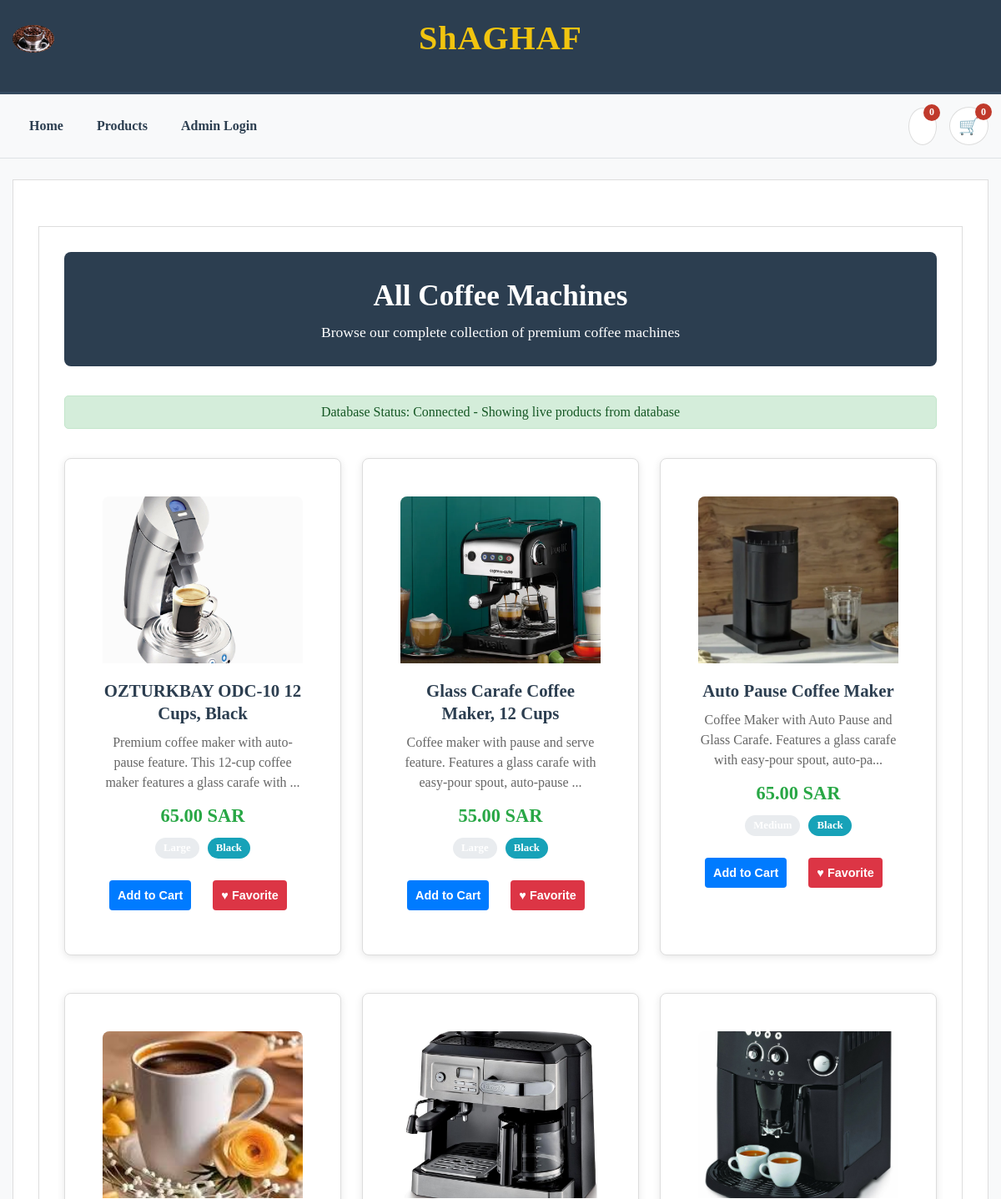
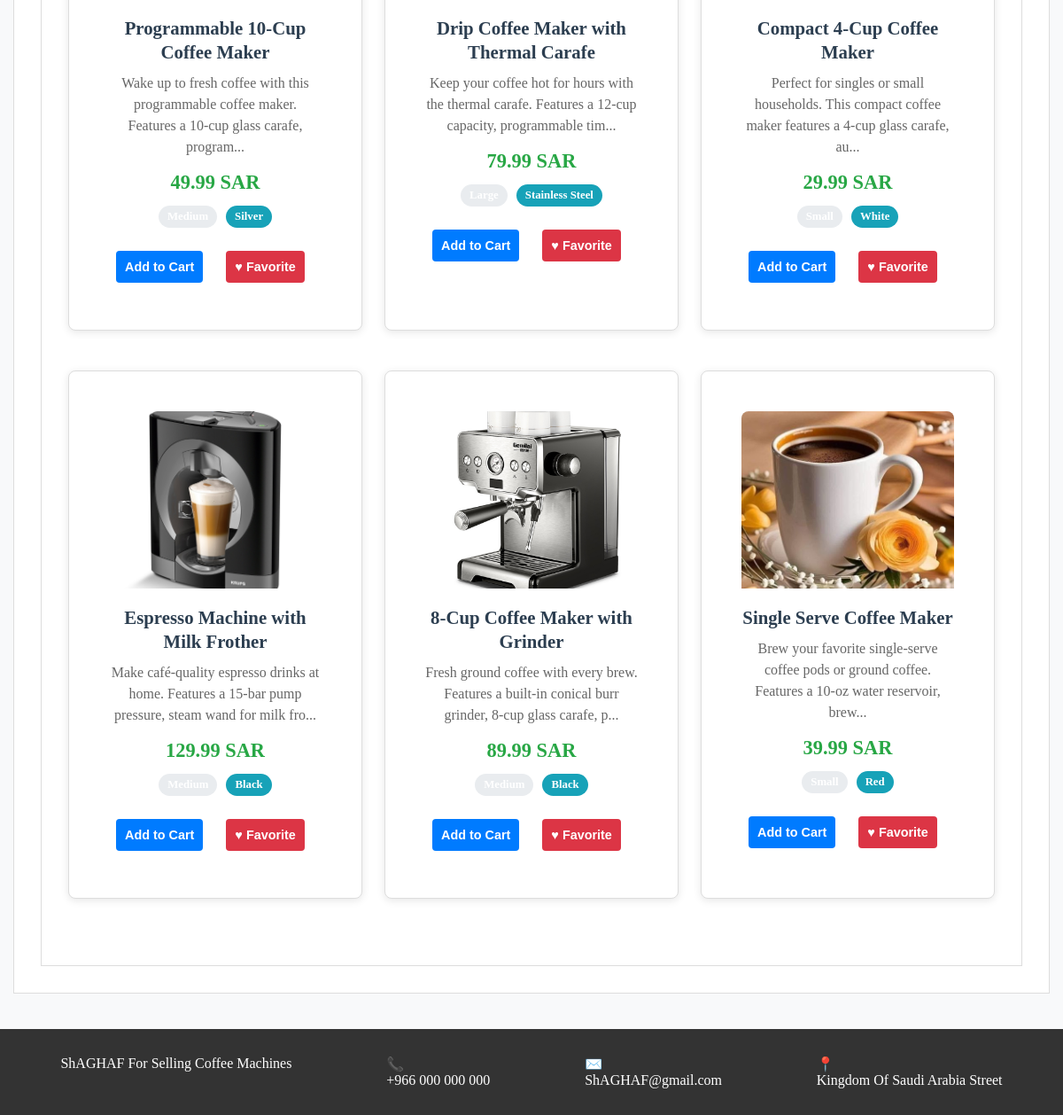
Screenshot of /products_showcase.php with the database file from the repository (2 pictures, top to bottom).
### tables this page shows
CREATE TABLE IF NOT EXISTS Product (
    id INT AUTO_INCREMENT PRIMARY KEY,
    name VARCHAR(255) NOT NULL,
    Price DECIMAL(10, 2) NOT NULL,
    size VARCHAR(50),
    Color VARCHAR(50),
    ProductOverview TEXT,
    Vimage VARCHAR(255),
    created_at TIMESTAMP DEFAULT CURRENT_TIMESTAMP
);

### includes/db_Connection.php (called while the page is built, shortened)
<?php
function checkAndReconnect(&$conn, $servername, $username, $password, $dbname, $port) {
    if ($conn && $conn instanceof mysqli) {
        return true;
    }
    return $conn !== null && $conn instanceof mysqli;
}
?>

### products_showcase.php (the view, shortened to what this page needs)
<?php
$database_available = false;
$products = array();
try {
    include('includes/db_Connection.php');
    if ($conn !== null && $conn instanceof mysqli && function_exists('checkAndReconnect')) {
        if (checkAndReconnect($conn, "127.0.0.1", "root", "", "coffee_machine", 3306)) {
            $database_available = true;
            function getProducts($conn) {
                $products = array();
                $sql = "SELECT * FROM Product ORDER BY id ASC";
                $result = $conn->query($sql);
                if ($result && $result instanceof mysqli_result && $result->num_rows > 0) {
                    while($row = $result->fetch_assoc()) {
                        $products[] = $row;
                    }
                }
                return $products;
            }
            $products = getProducts($conn);
        } else {
            $database_available = false;
        }
    } else if ($conn !== null && $conn instanceof mysqli) {
        $database_available = true;
        function getProducts($conn) {
            $products = array();
            if (!$conn || !($conn instanceof mysqli)) {
                return $products;
            }
            $sql = "SELECT * FROM Product ORDER BY id ASC";
            $result = $conn->query($sql);
            if ($result && $result instanceof mysqli_result && $result->num_rows > 0) {
                while($row = $result->fetch_assoc()) {
                    $products[] = $row;
                }
            }
            return $products;
        }
        $products = getProducts($conn);
    }
} catch (Exception $e) {
    $database_available = false;
    $products = array();
}
?>
<!DOCTYPE html>
<html>
<head>
    <link rel="stylesheet" href="assets/css/complete.css">
</head>
<body>
    <header class="header" data-header>
        <?php include('includes/header.php'); ?>
        <?php include('includes/menu.php'); ?>
    </header>
    <div class="container-fluid">
        <div class="ts-main-content">
            <div class="content-wrapper">
                <div class="row">
                    <div class="col-md-12">
                        <div class="page-header">
                            <h1 class="page-title">All Coffee Machines</h1>
                            <p>Browse our complete collection of premium coffee machines</p>
                        </div>
                        <?php if (!$database_available): ?>
                            <div class="db-status db-disconnected">
                                <strong>Database Status:</strong> Disconnected - Showing sample products (database not available)
                            </div>
                        <?php else: ?>
                            <div class="db-status db-connected">
                                <strong>Database Status:</strong> Connected - Showing live products from database
                            </div>
                        <?php endif; ?>
                        <div class="product-grid">
                            <?php if ($database_available && count($products) > 0): ?>
                                <?php foreach ($products as $product): ?>
                                    <div class="product-card">
                                        <div class="card-content">
                                            <img src="assets/images/<?php echo $product['Vimage']; ?>" alt="<?php echo $product['name']; ?>" style="width: 100%; height: 200px; object-fit: cover; border-radius: 8px 8px 0 0;">
                                            <h3 class="card-title"><?php echo $product['name']; ?></h3>
                                            <p class="card-description"><?php echo substr($product['ProductOverview'], 0, 100); ?>...</p>
                                            <p class="price"><?php echo number_format($product['Price'], 2); ?> SAR</p>
                                            <p>
                                                <span class="badge"><?php echo $product['size']; ?></span>
                                                <span class="badge badge-info"><?php echo $product['Color']; ?></span>
                                            </p>
                                            <div class="btn-group">
                                                <form method="post" action="simple_add_handler.php" style="display: inline;">
                                                    <button type="submit" class="btn btn-primary">
                                                        Add to Cart
                                                    </button>
                                                </form>
                                                <form method="post" action="simple_add_handler.php" style="display: inline;">
                                                    <button type="submit" class="btn btn-danger">
                                                        &#9829; Favorite
                                                    </button>
                                                </form>
                                            </div>
                                        </div>
                                    </div>
                                <?php endforeach; ?>
                            <?php endif; ?>
                        </div>
                    </div>
                </div>
            </div>
        </div>
    </div>
    <?php include('includes/footer.php'); ?>
</body>
</html>

### assets/css/complete.css (style rules this page uses)
* { visibility: visible !important; opacity: 1 !important; box-sizing: border-box; }
body { display: block !important; background: #f8f9fa !important; margin: 0; font-family: Arial, sans-serif; line-height: 1.6; color: #333; min-height: 100vh; }
html, body, div, span, applet, object, iframe, h1, h2, h3, h4, h5, h6, p, blockquote, pre, a, abbr, acronym, address, big, cite, code, del, dfn, em, img, ins, kbd, q, s, samp, small, strike, strong, sub, sup, tt, var, b, u, i, center, dl, dt, dd, ol, ul, li, fieldset, form, label, legend, table, caption, tbody, tfoot, thead, tr, th, td, article, aside, canvas, details, embed, figure, figcaption, footer, header, hgroup, menu, nav, output, ruby, section, summary, time, mark, audio, video { margin: 0; padding: 0; border: 0; font-size: 100%; font: inherit; vertical-align: baseline; }
.container-fluid, .row, .col-md-12, .panel, .panel-body, .ts-main-content, .content-wrapper, main, article { display: block !important; visibility: visible !important; opacity: 1 !important; }
.container-fluid { padding: 0 15px; width: 100%; max-width: 1200px; margin: 0 auto; }
.row { margin: 0 -15px; display: block; }
.col-md-12 { padding: 0 15px; width: 100%; }
.ts-main-content, .content-wrapper { margin-top: 25px; padding: 30px; min-height: 200px; background: white; border: 1px solid #ddd; }
.page-title { color: #2c3e50; margin-bottom: 30px; font-size: 32px; font-weight: 700; }
h1, h2, h3, h4, h5, h6 { font-weight: 700; margin-bottom: 18px; color: #2c3e50; line-height: 1.3; }
h1 { font-size: 2.5rem; }
h3 { font-size: 1.8rem; }
.btn { padding: 12px 24px; border: none; cursor: pointer; text-decoration: none; display: inline-block; font-size: 16px; font-weight: 600; text-align: center; margin: 6px; }
.btn-primary { background: #007bff; color: white; }
.btn-danger { background: #dc3545; color: white; }
.badge { background: #2c3e50; color: white; padding: 6px 12px; font-size: 14px; font-weight: 600; display: inline-block; margin: 4px; }
.badge-info { background: #17a2b8; }
.header { background: #2c3e50; color: white; padding: 0; position: relative; display: block !important; }
img { max-width: 100%; height: auto; }
.product-card { display: block; background: white; padding: 25px; text-decoration: none; color: inherit; border: 1px solid #ddd; margin-bottom: 20px; }
.card-content { text-align: center; }
.card-title { margin: 20px 0 15px 0; font-size: 22px; font-weight: 700; color: #2c3e50; }
.card-description { color: #666; font-size: 16px; line-height: 1.6; margin-bottom: 20px; }

### products_showcase.php (style rules this page uses)
.product-grid { display: grid; grid-template-columns: repeat(3, 1fr); gap: 25px; padding: 25px 0; }
.page-header { background: #2c3e50; color: white; padding: 30px; text-align: center; margin-bottom: 35px; border-radius: 8px; }
.page-title { color: white; margin: 0 0 10px 0; font-size: 2.2rem; }
.page-header p { font-size: 1.1rem; opacity: 0.9; max-width: 600px; margin: 0 auto; }
.btn { display: inline-block; padding: 12px 25px; margin: 8px; text-decoration: none; border-radius: 4px; font-weight: 600; transition: all 0.3s ease; border: none; cursor: pointer; font-size: 16px; }
.btn-primary { background: #007bff; color: white; }
.btn-danger { background: #dc3545; color: white; }
.product-card { background: white; border-radius: 8px; overflow: hidden; box-shadow: 0 2px 10px rgba(0,0,0,0.1); transition: transform 0.3s ease; }
.card-content { padding: 20px; }
.card-title { font-size: 1.3rem; margin: 15px 0 10px; color: #2c3e50; }
.card-description { color: #666; margin-bottom: 15px; line-height: 1.5; }
.price { font-size: 1.4rem; font-weight: bold; color: #28a745; margin: 10px 0; }
.badge { display: inline-block; padding: 5px 10px; border-radius: 20px; font-size: 0.8rem; margin: 3px; background: #e9ecef; }
.badge-info { background: #17a2b8; color: white; }
.btn-group { display: flex; gap: 10px; margin-top: 15px; }
.btn-group .btn { flex: 1; padding: 10px; font-size: 0.9rem; }
.db-status { padding: 10px; margin: 10px 0; border-radius: 5px; text-align: center; }
.db-connected { background-color: #d4edda; color: #155724; border: 1px solid #c3e6cb; }

### includes/header.php (style rules this page uses)
.header { display: block !important; }

### rows the page displays
product: Vimage (picture), name "OZTURKBAY ODC-10 12 Cups, Black", ProductOverview "Premium coffee maker with auto-pause feature. This 12-cup coffee maker features a glass carafe with", Price "65.00", size "Large", Color "Black"
product: Vimage (picture), name "Glass Carafe Coffee Maker, 12 Cups", ProductOverview "Coffee maker with pause and serve feature. Features a glass carafe with easy-pour spout, auto-pause", Price "55.00", size "Large", Color "Black"
product: Vimage (picture), name "Auto Pause Coffee Maker", ProductOverview "Coffee Maker with Auto Pause and Glass Carafe. Features a glass carafe with easy-pour spout, auto-pa", Price "65.00", size "Medium", Color "Black"
product: Vimage (picture), name "Programmable 10-Cup Coffee Maker", ProductOverview "Wake up to fresh coffee with this programmable coffee maker. Features a 10-cup glass carafe, program", Price "49.99", size "Medium", Color "Silver"
product: Vimage (picture), name "Drip Coffee Maker with Thermal Carafe", ProductOverview "Keep your coffee hot for hours with the thermal carafe. Features a 12-cup capacity, programmable tim", Price "79.99", size "Large", Color "Stainless Steel"
product: Vimage (picture), name "Compact 4-Cup Coffee Maker", ProductOverview "Perfect for singles or small households. This compact coffee maker features a 4-cup glass carafe, au", Price "29.99", size "Small", Color "White"
product: Vimage (picture), name "Espresso Machine with Milk Frother", ProductOverview "Make café-quality espresso drinks at home. Features a 15-bar pump pressure, steam wand for milk fro", Price "129.99", size "Medium", Color "Black"
product: Vimage (picture), name "8-Cup Coffee Maker with Grinder", ProductOverview "Fresh ground coffee with every brew. Features a built-in conical burr grinder, 8-cup glass carafe, p", Price "89.99", size "Medium", Color "Black"
product: Vimage (picture), name "Single Serve Coffee Maker", ProductOverview "Brew your favorite single-serve coffee pods or ground coffee. Features a 10-oz water reservoir, brew", Price "39.99", size "Small", Color "Red"

### other values shown
$favoritesCount "0"
$cartCount "0"
